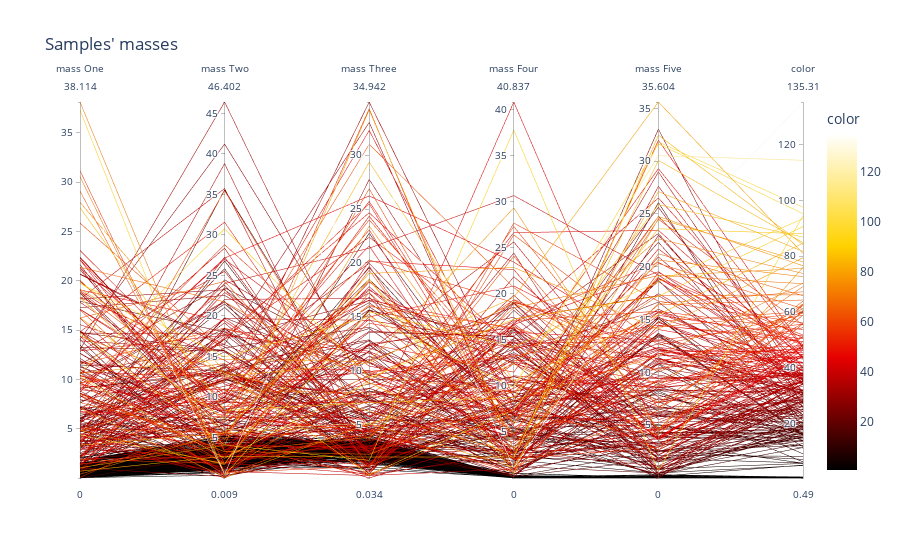

This figure's notebook cell:
### Code cell
fig = px.parallel_coordinates(masses, title = "Samples' masses",
                            color = fitness,
                            labels=["mass One", "mass Two", "mass Three", "mass Four", "mass Five", "Fitness"],
                            color_continuous_scale=px.colors.sequential.Hot)
fig.show()

### Figure 1 — Plotly figure (JSON) as saved in the notebook; plotly's stock layout.template omitted (floating-point values rounded to 4 significant figures; data arrays with more than 128 entries replaced by an {"elided": "..."} marker saying what was removed)
{"data": [{"dimensions": [{"label": "mass One", "values": {"elided": "500 float values"}}, {"label": "mass Two", "values": {"elided": "500 float values"}}, {"label": "mass Three", "values": {"elided": "500 float values"}}, {"label": "mass Four", "values": {"elided": "500 float values"}}, {"label": "mass Five", "values": {"elided": "500 float values"}}, {"label": "color", "values": {"elided": "500 float values"}}], "domain": {"x": [0, 1], "y": [0, 1]}, "line": {"color": {"elided": "500 float values"}, "coloraxis": "coloraxis"}, "name": "", "type": "parcoords"}], "layout": {"coloraxis": {"colorbar": {"title": {"text": "color"}}, "colorscale": [[0, "rgb(0,0,0)"], [0.3333, "rgb(230,0,0)"], [0.6667, "rgb(255,210,0)"], [1, "rgb(255,255,255)"]]}, "legend": {"tracegroupgap": 0}, "title": {"text": "Samples' masses"}}}
